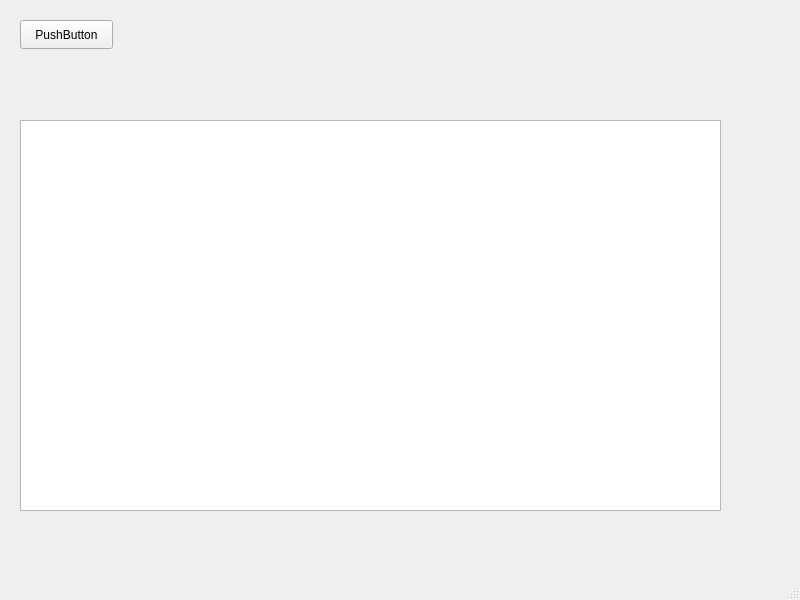
<?xml version="1.0" encoding="UTF-8"?>
<ui version="4.0">
 <class>MainWindow</class>
 <widget class="QMainWindow" name="MainWindow">
  <property name="geometry">
   <rect>
    <x>0</x>
    <y>0</y>
    <width>800</width>
    <height>600</height>
   </rect>
  </property>
  <property name="windowTitle">
   <string>MainWindow</string>
  </property>
  <widget class="QWidget" name="centralwidget">
   <widget class="QPushButton" name="startButton">
    <property name="geometry">
     <rect>
      <x>20</x>
      <y>20</y>
      <width>93</width>
      <height>29</height>
     </rect>
    </property>
    <property name="text">
     <string>PushButton</string>
    </property>
   </widget>
   <widget class="QTextEdit" name="packetTextEdit">
    <property name="geometry">
     <rect>
      <x>20</x>
      <y>120</y>
      <width>701</width>
      <height>391</height>
     </rect>
    </property>
   </widget>
  </widget>
  <widget class="QMenuBar" name="menubar">
   <property name="geometry">
    <rect>
     <x>0</x>
     <y>0</y>
     <width>800</width>
     <height>26</height>
    </rect>
   </property>
  </widget>
  <widget class="QStatusBar" name="statusbar"/>
 </widget>
 <resources/>
 <connections/>
</ui>
